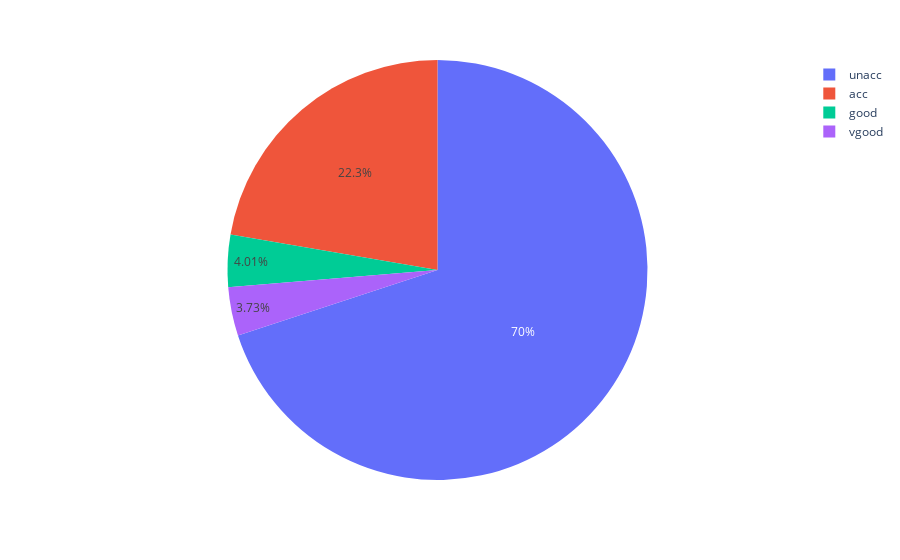

This figure's notebook cell:
### Code cell
fig = px.pie(df, values='No_of_Doors', names='Car_Acceptability')
fig.show()

### Figure 1 — Plotly figure (JSON) as saved in the notebook; plotly's stock layout.template omitted (floating-point values rounded to 4 significant figures; data arrays with more than 128 entries replaced by an {"elided": "..."} marker saying what was removed)
{"data": [{"domain": {"x": [0, 1], "y": [0, 1]}, "hovertemplate": "Car_Acceptability=%{label}<br>No_of_Doors=%{value}<extra></extra>", "labels": {"elided": "1728 str values"}, "legendgroup": "", "name": "", "showlegend": true, "type": "pie", "values": {"elided": "1728 str values"}}], "layout": {"legend": {"tracegroupgap": 0}, "margin": {"t": 60}}}
